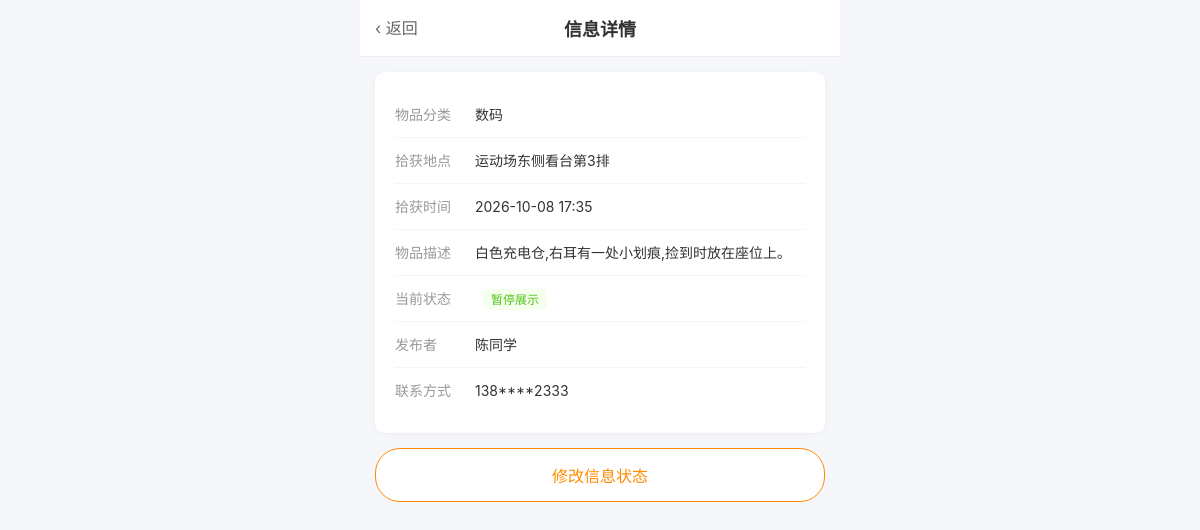
Page /item/1 on the committed database.
### tables this page shows
CREATE TABLE items (
            id INTEGER PRIMARY KEY AUTOINCREMENT,
            title TEXT NOT NULL,
            item_type TEXT NOT NULL,
            category TEXT NOT NULL,
            location TEXT NOT NULL,
            time TEXT NOT NULL,
            description TEXT,
            status TEXT DEFAULT '进行中',
            user_id INTEGER NOT NULL,
            publish_time TEXT NOT NULL,
            view_count INTEGER DEFAULT 0,
            phone TEXT,
            wechat TEXT,
            qq TEXT
        );

CREATE TABLE users (
            id INTEGER PRIMARY KEY AUTOINCREMENT,
            username TEXT NOT NULL
        );

### app.py (the view)
@app.route('/item/<int:item_id>')
def item_detail(item_id):
    db = get_db()
    db.execute("UPDATE items SET view_count = view_count + 1 WHERE id = ?", (item_id,))
    db.commit()
    item = db.execute('''SELECT items.*, users.username
        FROM items JOIN users ON items.user_id = users.id
        WHERE items.id = ?''', (item_id,)).fetchone()
    if not item:
        return "物品不存在", 404
    masked_phone = mask_phone(item['phone'])
    is_owner = (item['user_id'] == CURRENT_USER['id'])
    return render_template('detail.html',
                         item=item,
                         masked_phone=masked_phone,
                         is_owner=is_owner,
                         user=CURRENT_USER)

### app.py (called while the page is built)
def get_db():
    db = getattr(g, '_database', None)
    if db is None:
        db = g._database = sqlite3.connect(DATABASE)
        db.row_factory = sqlite3.Row
    return db

@app.teardown_appcontext
def close_connection(exception):
    db = getattr(g, '_database', None)
    if db is not None:
        db.close()

def mask_phone(phone):
    if phone and len(phone) >= 11:
        return phone[:3] + "****" + phone[-4:]
    return phone

### templates/detail.html (shortened to what this page needs)
{% extends 'base.html' %}
{% block back %}<a href="javascript:history.back()" class="back">‹ 返回</a>{% endblock %}
{% block title %}信息详情{% endblock %}
{% block content %}
<div class="detail-card">
    <div class="detail-row">
        <div class="detail-label">物品分类</div>
        <div class="detail-value">{{ item.category }}</div>
    </div>
    <div class="detail-row">
        <div class="detail-label">拾获地点</div>
        <div class="detail-value">{{ item.location }}</div>
    </div>
    <div class="detail-row">
        <div class="detail-label">拾获时间</div>
        <div class="detail-value">{{ item.publish_time }}</div>
    </div>
    <div class="detail-row">
        <div class="detail-label">物品描述</div>
        <div class="detail-value">{{ item.description }}</div>
    </div>
    <div class="detail-row">
        <div class="detail-label">当前状态</div>
        <div class="detail-value">
            <span class="item-type-tag {% if item.status == '进行中' %}tag-found{% else %}tag-done{% endif %}">
                {{ item.status }}
            </span>
        </div>
    </div>
    <div class="detail-row">
        <div class="detail-label">发布者</div>
        <div class="detail-value">{{ item.username }}</div>
    </div>
    <div class="detail-row">
        <div class="detail-label">联系方式</div>
        <div class="detail-value">{{ masked_phone }}</div>
    </div>
</div>
{% if is_owner %}
<a href="{{ url_for('edit_status', item_id=item.id) }}" class="btn-secondary">修改信息状态</a>
{% else %}
<a href="{{ url_for('contact_publisher', item_id=item.id) }}" class="btn-primary">联系认领</a>
{% endif %}
{% endblock %}

### static/css/style.css (style rules this page uses)
* { margin: 0; padding: 0; box-sizing: border-box; font-family: -apple-system, BlinkMacSystemFont, "Segoe UI", Roboto, sans-serif; }
body { background: #f5f7fa; color: #333; max-width: 480px; margin: 0 auto; min-height: 100vh; padding-bottom: 60px; }
.header .back { position: absolute; left: 15px; top: 15px; font-size: 16px; color: #666; text-decoration: none; }
.item-type-tag { padding: 3px 8px; border-radius: 4px; font-size: 12px; margin-left: 8px; }
.tag-done { background: #f6ffed; color: #52c41a; }
.detail-card { background: #fff; margin: 15px; border-radius: 10px; padding: 20px; box-shadow: 0 2px 8px rgba(0,0,0,0.04); }
.detail-row { display: flex; padding: 12px 0; border-bottom: 1px solid #f5f5f5; font-size: 14px; }
.detail-row:last-child { border-bottom: none; }
.detail-label { width: 80px; color: #999; flex-shrink: 0; }
.detail-value { flex: 1; color: #333; line-height: 1.5; }
.btn-secondary { display: block; width: calc(100% - 30px); margin: 10px 15px; padding: 14px; background: #fff; color: #ff8c00; border: 1px solid #ff8c00; border-radius: 25px; font-size: 16px; text-align: center; text-decoration: none; }

### rows in the picture
items: category "数码", location "运动场东侧看台第3排", publish_time "2026-10-08 17:35", description "白色充电仓,右耳有一处小划痕,捡到时放在座位上。", status "暂停展示"
users: username "陈同学"

### other values in the picture
{{ masked_phone }} "138****2333"
